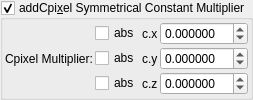
    <widget class="MyGroupBox" name="groupCheck_transf_addCpixel_enabled_false">
     <property name="toolTip">
      <string>&lt;html&gt;&lt;head/&gt;&lt;body&gt;&lt;p&gt;Cpixel is CVector3 c = ( c.x, c.y, c.z). It is each original point (pixel) in 3D space where the iteration starts from, ( c = original z for each point .) It is commonly found in formula structures z = f(z) + c.&lt;/p&gt;&lt;p&gt;The Cpixel multiplier effectively scales this point &amp;quot;c&amp;quot; towards the origin.&lt;/p&gt;&lt;p&gt;This transform allows the addition or subtraction of Cpixel, dependent on whether z is postive or negative.&lt;/p&gt;&lt;p&gt;e.g if &lt;span style=&quot; font-style:italic;&quot;&gt;z.x&lt;/span&gt; is positive then &lt;span style=&quot; font-style:italic;&quot;&gt;fabs(c.x)&lt;/span&gt; is added, if &lt;span style=&quot; font-style:italic;&quot;&gt;z.x&lt;/span&gt; is negative then &lt;span style=&quot; font-style:italic;&quot;&gt;fabs(c)&lt;/span&gt; is subtracted. &lt;/p&gt;&lt;p&gt;Also try negative addCpixel constant multipliers.&lt;/p&gt;&lt;p&gt;If checkBoxes are disabled then Cpixel remains signed.&lt;/p&gt;&lt;p&gt;&lt;br/&gt;&lt;/p&gt;&lt;/body&gt;&lt;/html&gt;</string>
     </property>
     <property name="title">
      <string>addCpi&amp;xel Symmetrical Constant Multiplier</string>
     </property>
     <property name="checkable">
      <bool>true</bool>
     </property>
     <layout class="QVBoxLayout" name="verticalLayout_49">
      <property name="spacing">
       <number>2</number>
      </property>
      <property name="leftMargin">
       <number>2</number>
      </property>
      <property name="topMargin">
       <number>2</number>
      </property>
      <property name="rightMargin">
       <number>2</number>
      </property>
      <property name="bottomMargin">
       <number>2</number>
      </property>
      <item>
       <layout class="QGridLayout" name="gridLayout_23" columnstretch="0,0,0,1">
        <property name="spacing">
         <number>2</number>
        </property>
        <item row="0" column="3">
         <widget class="MyDoubleSpinBox" name="spinbox3_transf_constant_multiplier_000_x">
          <property name="sizePolicy">
           <sizepolicy hsizetype="Minimum" vsizetype="Maximum">
            <horstretch>0</horstretch>
            <verstretch>0</verstretch>
           </sizepolicy>
          </property>
          <property name="prefix">
           <string/>
          </property>
          <property name="suffix">
           <string/>
          </property>
          <property name="decimals">
           <number>6</number>
          </property>
          <property name="minimum">
           <double>-99.989999999999995</double>
          </property>
          <property name="maximum">
           <double>99.989999999999995</double>
          </property>
          <property name="singleStep">
           <double>0.100000000000000</double>
          </property>
         </widget>
        </item>
        <item row="0" column="2">
         <widget class="QLabel" name="label_109">
          <property name="text">
           <string notr="true">c.x</string>
          </property>
         </widget>
        </item>
        <item row="1" column="3">
         <widget class="MyDoubleSpinBox" name="spinbox3_transf_constant_multiplier_000_y">
          <property name="sizePolicy">
           <sizepolicy hsizetype="Minimum" vsizetype="Maximum">
            <horstretch>0</horstretch>
            <verstretch>0</verstretch>
           </sizepolicy>
          </property>
          <property name="prefix">
           <string/>
          </property>
          <property name="suffix">
           <string/>
          </property>
          <property name="decimals">
           <number>6</number>
          </property>
          <property name="minimum">
           <double>-99.989999999999995</double>
          </property>
          <property name="maximum">
           <double>99.989999999999995</double>
          </property>
          <property name="singleStep">
           <double>0.100000000000000</double>
          </property>
         </widget>
        </item>
        <item row="2" column="3">
         <widget class="MyDoubleSpinBox" name="spinbox3_transf_constant_multiplier_000_z">
          <property name="sizePolicy">
           <sizepolicy hsizetype="Minimum" vsizetype="Maximum">
            <horstretch>0</horstretch>
            <verstretch>0</verstretch>
           </sizepolicy>
          </property>
          <property name="prefix">
           <string/>
          </property>
          <property name="suffix">
           <string/>
          </property>
          <property name="decimals">
           <number>6</number>
          </property>
          <property name="minimum">
           <double>-99.989999999999995</double>
          </property>
          <property name="maximum">
           <double>99.989999999999995</double>
          </property>
          <property name="singleStep">
           <double>0.100000000000000</double>
          </property>
         </widget>
        </item>
        <item row="1" column="2">
         <widget class="QLabel" name="label_110">
          <property name="text">
           <string notr="true">c.y</string>
          </property>
         </widget>
        </item>
        <item row="2" column="2">
         <widget class="QLabel" name="label_111">
          <property name="text">
           <string notr="true">c.z</string>
          </property>
         </widget>
        </item>
        <item row="2" column="1">
         <widget class="MyCheckBox" name="checkBox_transf_function_enabledz">
          <property name="text">
           <string notr="true">abs</string>
          </property>
         </widget>
        </item>
        <item row="0" column="1">
         <widget class="MyCheckBox" name="checkBox_transf_function_enabledx">
          <property name="text">
           <string notr="true">abs</string>
          </property>
         </widget>
        </item>
        <item row="1" column="1">
         <widget class="MyCheckBox" name="checkBox_transf_function_enabledy">
          <property name="text">
           <string notr="true">abs</string>
          </property>
         </widget>
        </item>
        <item row="1" column="0">
         <widget class="QLabel" name="label_112">
          <property name="text">
           <string>Cpixel Multiplier:</string>
          </property>
         </widget>
        </item>
       </layout>
      </item>
     </layout>
    </widget>
